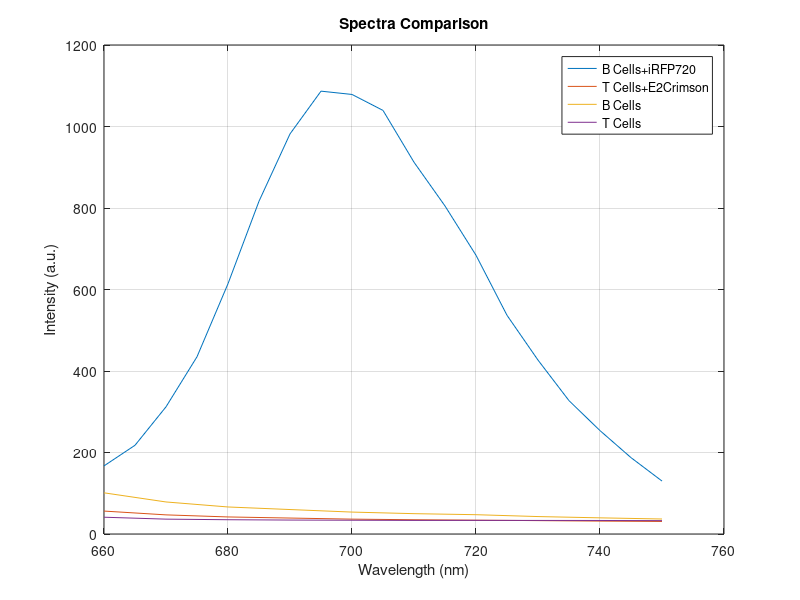

Write the MATLAB code that produced this figure.
data1 = [

   
    660,167.12
    665,217.71
    670,312.08
    675,434.90
    680,614.23
    685,816.62
    690,981.82
    695,1086.75
    700,1078.65
    705,1039.50
    710,912.35
    715,804.97
    720,684.03
    725,536.72
    730,426.78
    735,327.26
    740,253.74
    745,187.40
    750,129.95
];%BiRFP
data2=[660,56.2656059265137
670,46.9501657485962
680,41.8642930984497
690,39.1523656845093
700,36.5027084350586
710,34.9935188293457
720,33.9854440689087
730,32.8491134643555
740,31.6817092895508
750,30.8067245483398

];%TE2C
data3=[660,41.1937112808228
670,36.4813585281372
680,35.0295562744141
690,34.2186231613159
700,33.7975587844849
710,33.3484840393066
720,33.3889808654785
730,33.3062973022461
740,33.1966094970703
750,32.7854709625244

];%T
data4=[660,101.06
670,78.6389350891113
680,66.3389778137207
690,60.0299558639526
700,53.7933702468872
710,49.9194221496582
720,47.3829021453857
730,42.8037605285645
740,39.6580724716187
750,36.8172035217285

];

% Extract x and y data for each dataset
x1 = data1(:, 1);
y1 = data1(:, 2);

x2 = data2(:, 1);
y2 = data2(:, 2);

x3 = data3(:, 1);
y3 = data3(:, 2);

x4 = data4(:, 1);
y4 = data4(:, 2);

% Plot all datasets on one figure
figure;
plot(x1, y1, '-', 'DisplayName', 'B Cells+iRFP720');
hold on;
plot(x2, y2, '-', 'DisplayName', 'T Cells+E2Crimson');
% hold on;
plot(x4, y4, '-', 'DisplayName', 'B Cells'); % You may replace 'Unknown' with an appropriate label
plot(x3, y3, '-', 'DisplayName', 'T Cells');


% Add legend, labels, and title
legend;
xlabel('Wavelength (nm)');
ylabel('Intensity (a.u.)');
title('Spectra Comparison');

% Optionally, add a grid
grid on;